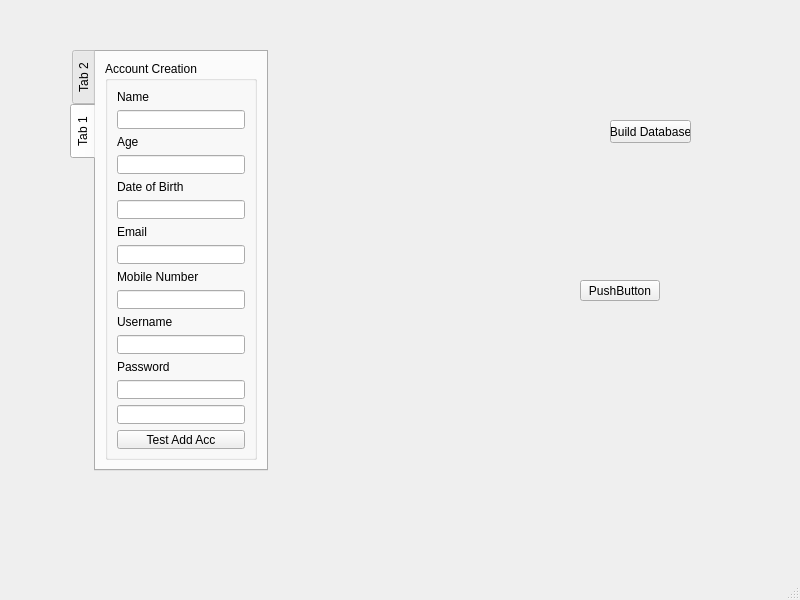
<?xml version="1.0" encoding="UTF-8"?>
<ui version="4.0">
 <class>MainWindow</class>
 <widget class="QMainWindow" name="MainWindow">
  <property name="geometry">
   <rect>
    <x>0</x>
    <y>0</y>
    <width>800</width>
    <height>600</height>
   </rect>
  </property>
  <property name="windowTitle">
   <string>MainWindow</string>
  </property>
  <widget class="QWidget" name="centralwidget">
   <widget class="QPushButton" name="pushButton_2">
    <property name="geometry">
     <rect>
      <x>610</x>
      <y>120</y>
      <width>81</width>
      <height>23</height>
     </rect>
    </property>
    <property name="text">
     <string>Build Database</string>
    </property>
   </widget>
   <widget class="QTabWidget" name="tabWidget">
    <property name="geometry">
     <rect>
      <x>70</x>
      <y>50</y>
      <width>198</width>
      <height>421</height>
     </rect>
    </property>
    <property name="tabPosition">
     <enum>QTabWidget::West</enum>
    </property>
    <property name="currentIndex">
     <number>1</number>
    </property>
    <widget class="QWidget" name="tab_2">
     <attribute name="title">
      <string>Tab 2</string>
     </attribute>
     <widget class="QGroupBox" name="groupBox">
      <property name="geometry">
       <rect>
        <x>0</x>
        <y>10</y>
        <width>153</width>
        <height>108</height>
       </rect>
      </property>
      <property name="title">
       <string>Login</string>
      </property>
      <layout class="QVBoxLayout" name="verticalLayout">
       <item>
        <widget class="QLineEdit" name="lineEdit"/>
       </item>
       <item>
        <widget class="QLineEdit" name="lineEdit_2">
         <property name="inputMask">
          <string/>
         </property>
         <property name="echoMode">
          <enum>QLineEdit::Password</enum>
         </property>
        </widget>
       </item>
       <item>
        <widget class="QPushButton" name="pushButton">
         <property name="text">
          <string>Login Test</string>
         </property>
        </widget>
       </item>
      </layout>
     </widget>
    </widget>
    <widget class="QWidget" name="tab">
     <attribute name="title">
      <string>Tab 1</string>
     </attribute>
     <layout class="QHBoxLayout" name="horizontalLayout">
      <item>
       <widget class="QGroupBox" name="groupBox_2">
        <property name="title">
         <string>Account Creation</string>
        </property>
        <layout class="QVBoxLayout" name="verticalLayout_2">
         <item>
          <widget class="QLabel" name="label">
           <property name="text">
            <string>Name</string>
           </property>
          </widget>
         </item>
         <item>
          <widget class="QLineEdit" name="lineEdit_Name"/>
         </item>
         <item>
          <widget class="QLabel" name="label_2">
           <property name="text">
            <string>Age</string>
           </property>
          </widget>
         </item>
         <item>
          <widget class="QLineEdit" name="lineEdit_Age"/>
         </item>
         <item>
          <widget class="QLabel" name="label_3">
           <property name="text">
            <string>Date of Birth</string>
           </property>
          </widget>
         </item>
         <item>
          <widget class="QLineEdit" name="lineEdit_Dob"/>
         </item>
         <item>
          <widget class="QLabel" name="label_4">
           <property name="text">
            <string>Email</string>
           </property>
          </widget>
         </item>
         <item>
          <widget class="QLineEdit" name="lineEdit_Email"/>
         </item>
         <item>
          <widget class="QLabel" name="label_5">
           <property name="text">
            <string>Mobile Number</string>
           </property>
          </widget>
         </item>
         <item>
          <widget class="QLineEdit" name="lineEdit_MoNum"/>
         </item>
         <item>
          <widget class="QLabel" name="label_6">
           <property name="text">
            <string>Username</string>
           </property>
          </widget>
         </item>
         <item>
          <widget class="QLineEdit" name="lineEdit_Username"/>
         </item>
         <item>
          <widget class="QLabel" name="label_7">
           <property name="text">
            <string>Password</string>
           </property>
          </widget>
         </item>
         <item>
          <widget class="QLineEdit" name="lineEdit_Password"/>
         </item>
         <item>
          <widget class="QLineEdit" name="lineEdit_VerifyPass"/>
         </item>
         <item>
          <widget class="QPushButton" name="pushButton_3">
           <property name="text">
            <string>Test Add Acc</string>
           </property>
          </widget>
         </item>
        </layout>
       </widget>
      </item>
     </layout>
    </widget>
   </widget>
   <widget class="QPushButton" name="pushButton_4">
    <property name="geometry">
     <rect>
      <x>580</x>
      <y>280</y>
      <width>80</width>
      <height>21</height>
     </rect>
    </property>
    <property name="text">
     <string>PushButton</string>
    </property>
   </widget>
  </widget>
  <widget class="QMenuBar" name="menubar">
   <property name="geometry">
    <rect>
     <x>0</x>
     <y>0</y>
     <width>800</width>
     <height>20</height>
    </rect>
   </property>
  </widget>
  <widget class="QStatusBar" name="statusbar"/>
 </widget>
 <resources/>
 <connections/>
</ui>
